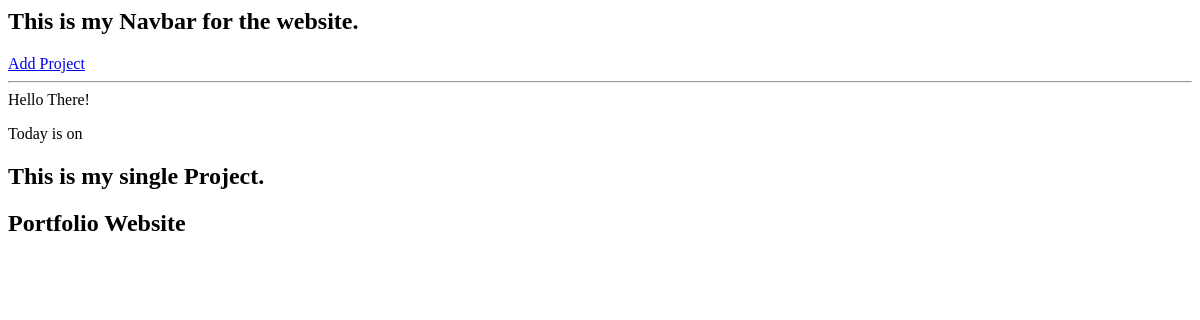
/project/6b5a37c7-9f91-40a3-afed-a7fd5e2d3f00, run on an earlier commit of the app's database.
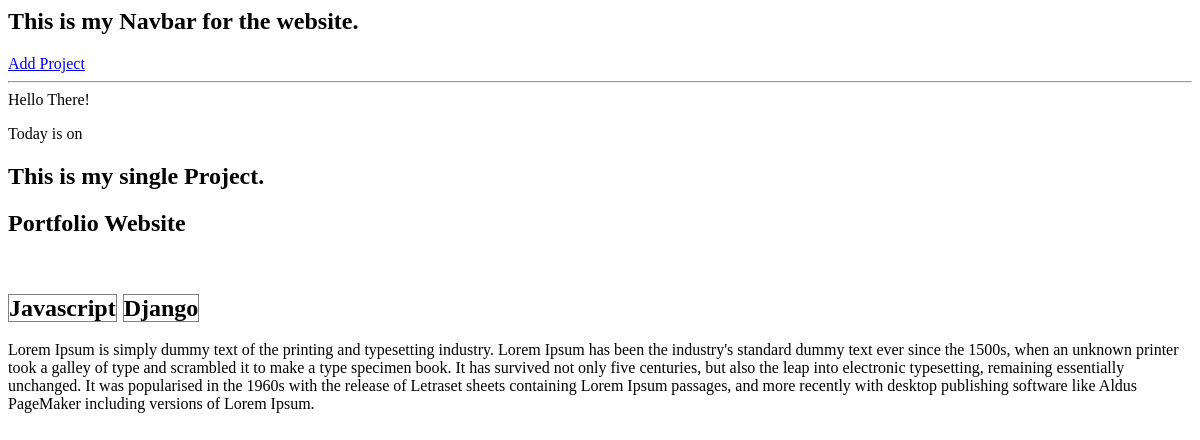
And on a later commit of the database.
### myapp/models.py (models this page shows, shortened)
class Project(models.Model):
    title = models.CharField(max_length=200)
    description = models.TextField(null = True, blank=True)
    demo_link = models.CharField(max_length=2000, null=True, blank= True)
    source_link = models.CharField(max_length=2000, null=True, blank= True)
    tags = models.ManyToManyField('Tag',blank=True)
    vote_total = models.IntegerField(default=0, null=True, blank=True)
    vote_ratio = models.IntegerField(default=0, null=True, blank=True)
    created = models.DateTimeField(auto_now_add=True)
    id = models.UUIDField(default=uuid.uuid4, unique=True, primary_key=True, editable=False)

class Tag(models.Model):
    name = models.CharField(max_length=200)
    created = models.DateTimeField(auto_now_add=True)
    id = models.UUIDField(default=uuid.uuid4, unique=True, primary_key=True, editable=False)
    def __str__(self):
        return self.name

### myapp/views.py (the view)
# urls.py: path('project/<str:pk>', views.project, name='project'),
def project(request,pk):
    projectObj = Project.objects.get(id=pk)
    return render(request, 'single-project.html', {'project': projectObj}) #'tags':tags })

### templates/single-project.html (shortened to what this page needs)
{% include 'navbar.html' %}
Hello There!<p>Today is on {{today}}</p>
<h2>This is my single Project.</h2>
<h2> {{ project.title }} </h2>
<h2>
{% for tag in project.tags.all %}
    <span style="border: 1px solid grey">{{tag}}</span>
{% endfor %}
</h2>
<p> {{ project.description }} </p>

What changed in the data, as far as the page shows it:
changed Project "Portfolio Website": description (not shown) → "Lorem Ipsum is simply dummy text of the printing and typesetting industry. Lorem Ipsum has been the industry's standard dummy text ever since the 1500s, when an unknown printer took a galley of type and scrambled it to make a type specimen book. It has survived not only five centuries, but also the leap into electronic typesetting, remaining essentially unchanged. It was popularised in the 1960s with the release of Letraset sheets containing Lorem Ipsum passages, and more recently with desktop publishing software like Aldus PageMaker including versions of Lorem Ipsum."
now on this page (row unchanged): Tag: name "Javascript"
added Tag: name "Django"
